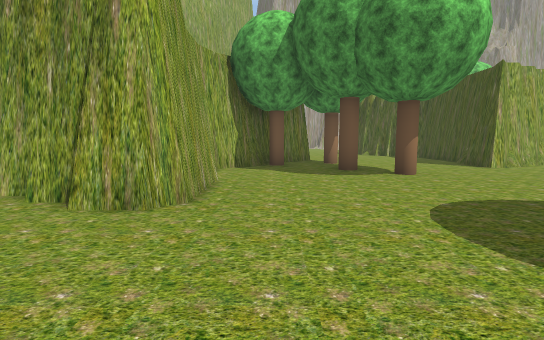
View 1 (above)

24 first-person views from a walk through a scene from a Unity 3-D project. The camera is 1.5 m above the floor, tilts 6° down and sees 85° across. The floor is counted in squares, 2 m on a side. Each view is taken from the middle of a square. On the plan, view 1 faces up. The plan holds only what a view shows up to about 10 squares ahead; the rest is blank. The place goes on beyond the plan. Some trees and plants on the terrain are drawn as simple stand-ins. Some surface patterns are stand-ins.

View 2
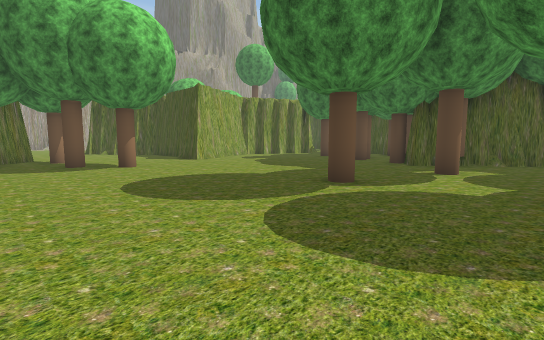

View 3
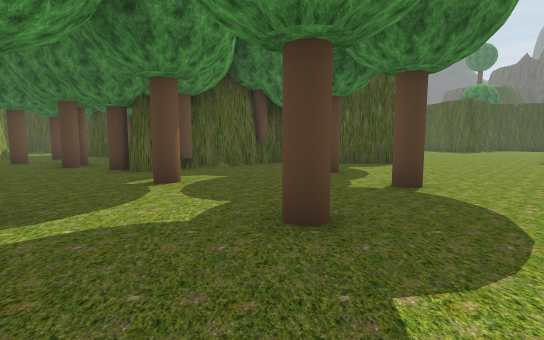

View 4
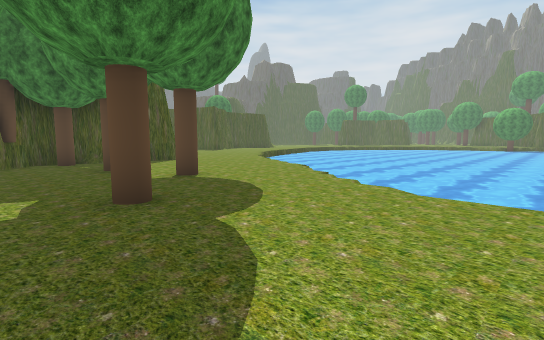

View 5
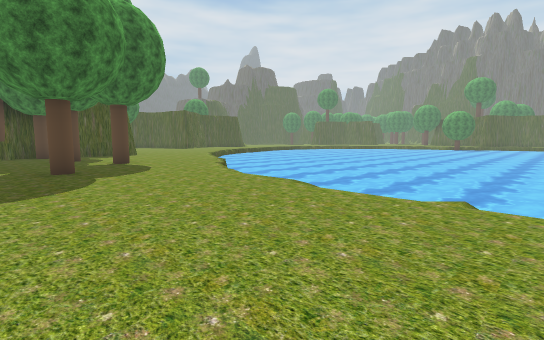

View 6
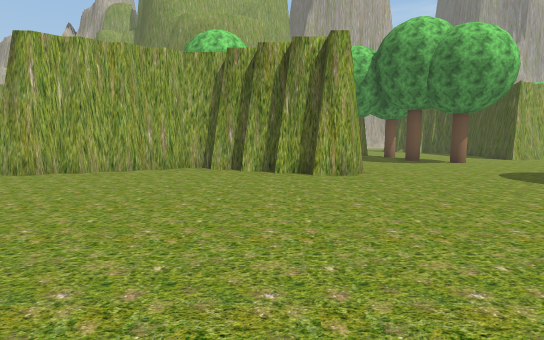

View 7
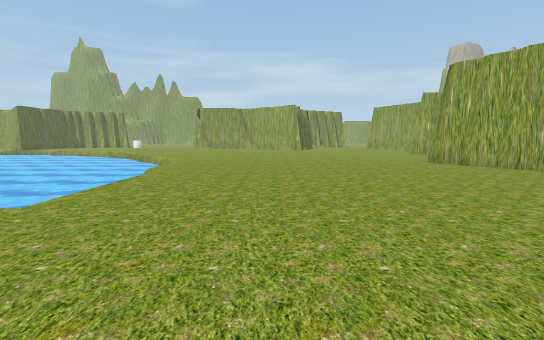

View 8
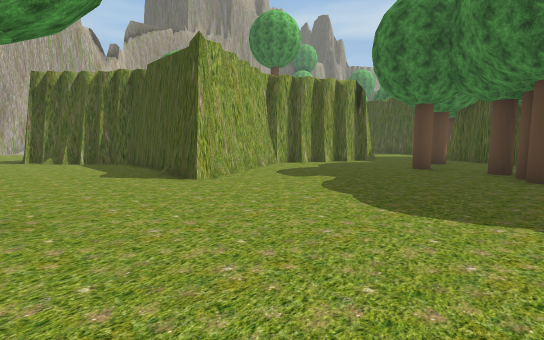

View 9
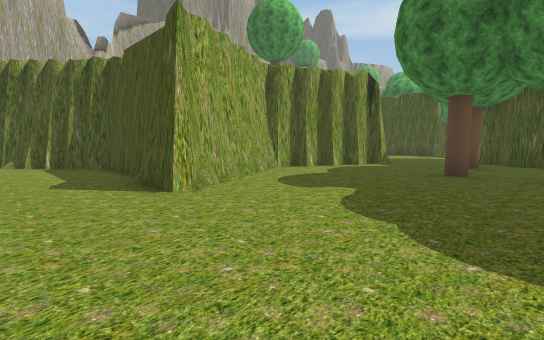

View 10
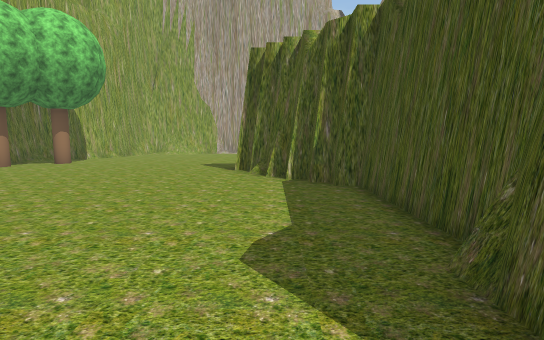

View 11
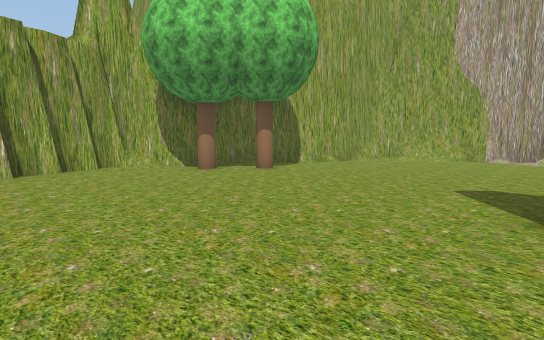

View 12
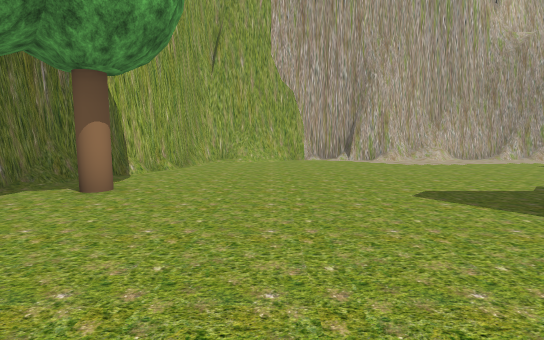

View 13
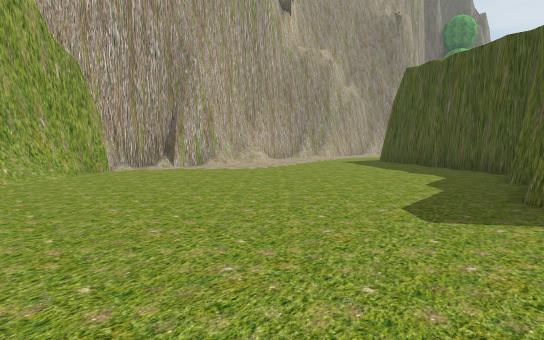

View 14
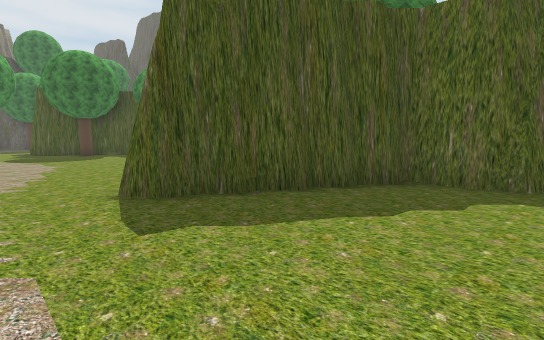

View 15
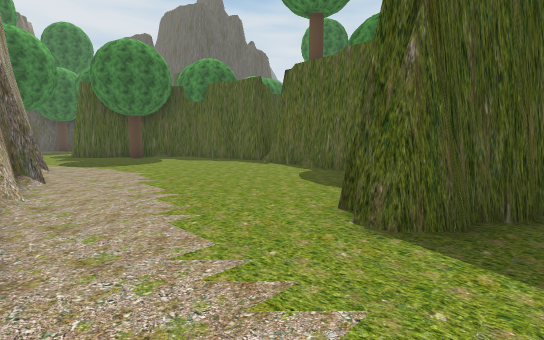

View 16
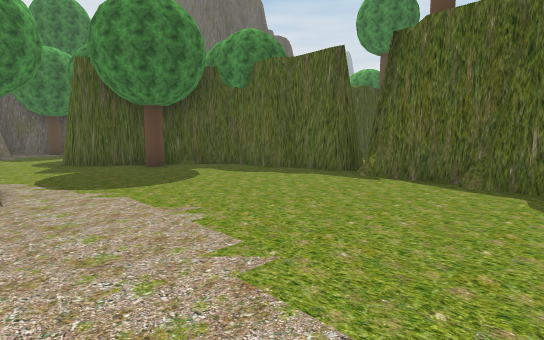

View 17
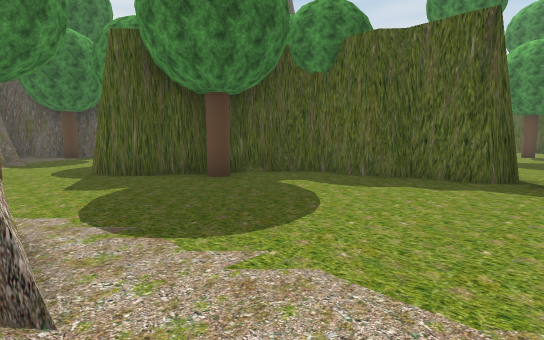

View 18
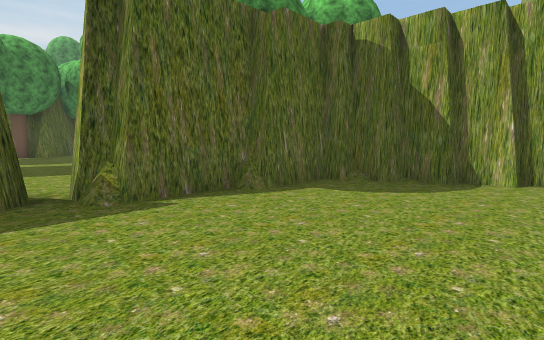

View 19
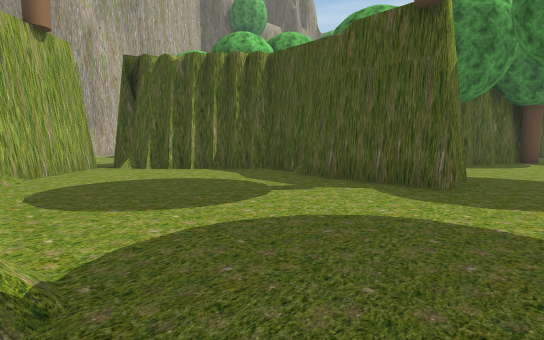

View 20
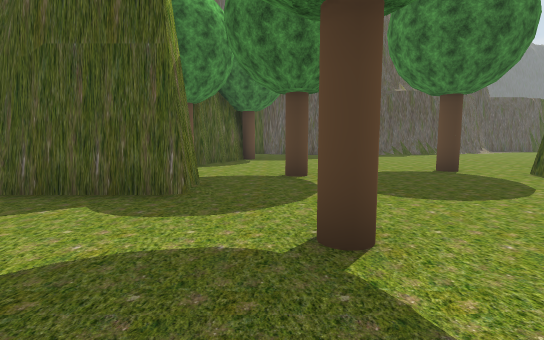

View 21
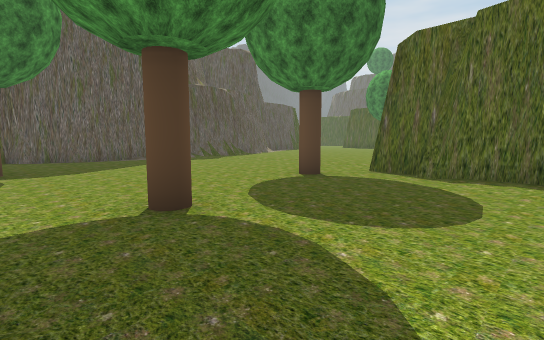

View 22
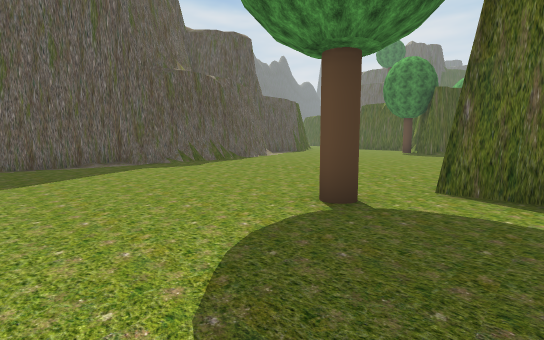

View 23
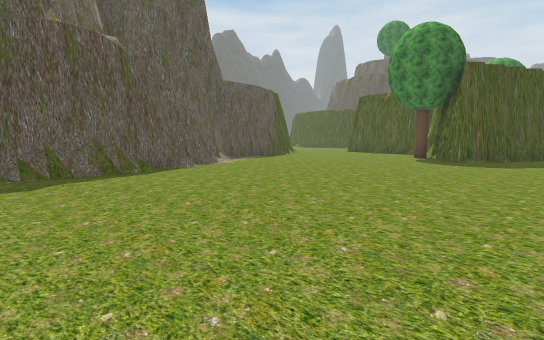

View 24
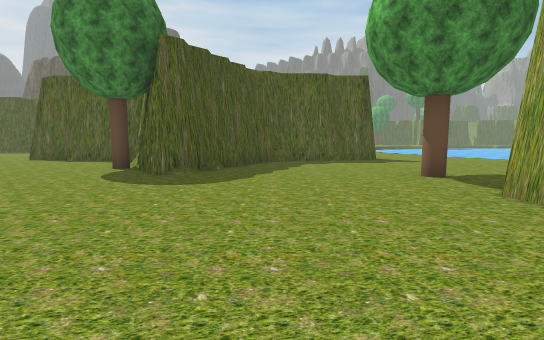

### Floor plan
Key: @ floor where view 1 was taken; # wall or solid block; . floor; / step, stairs or slope; = window, fence, low wall or low ledge; ≈ water the walk keeps out of; T tree; O other object.
Columns run from 9 left of view 1 to 30 right of it. Each row starts with its distance up from view 1.
 23         ###...//=..    ##
 22        ##..................# /..T//###
 21        #............................/#
 20       ##...........#............#.....
 19       #...........###.........T##
 18       #...........###..........#
 17      ##T.........## ##........##
 16      #T.......####   ##########
 15      #........##       ##.##
 14      #........##       #...##
 13      #.........##       ....##
 12      ##.........#       .....#
 11           #.....#       ....##
 10         ###.....######  ....##
  9         #T.T...###...###....## .T##
  8        ##......//..................T.
  7        #...T..............T...T........#
  6         ....T.......T.T.#T.............#
  5   ##### #...............# ............##
  4  ##...###..........TT.O##  ...........#
  3 ...................T.      ....T......#
  2 ..................T        ###........#
  1 ..............T...#          ##.......#
  0 .........@......T..T#          .......#
 -1 ....................##         .......#
 -2 ..............T.....T#         .......##
 -3 ..................T.T#        .........#
 -4 ................T...##       ...........
 -5 ...≈≈≈≈/////........#       #..........
 -6 ≈≈≈≈≈≈≈≈≈≈≈ ≈≈......#       #.........
 -7 ≈≈≈≈≈≈≈≈≈≈≈≈≈≈≈......      ..........
 -8 ≈≈≈≈≈ ≈≈≈≈≈≈≈≈≈≈≈.....    ..T.........
 -9 ≈≈≈≈  ≈≈≈≈≈≈≈≈≈≈   ...   ........##T..
-10 ≈≈    ≈≈≈≈≈≈≈≈≈≈    ..   .......###....
-11 ≈     ≈≈≈≈≈≈≈≈≈         ........# ##....
-12        ≈≈≈ ≈≈≈          .......##  ##...

Positions as (right, up) in squares from view 1, and headings:
1: (0, 0), facing up
2: (0, -2), facing up-right
3: (2, -2), facing right
4: (1, -1), facing down-right
5: (-3, -1), facing down-right
6: (-3, -3), facing up
7: (1, -2), facing left
8: (3, 3), facing up-right
9: (4, 4), facing up-right
10: (5, 8), facing up
11: (4, 12), facing up-left
12: (1, 13), facing up
13: (0, 16), facing up-right
14: (6, 22), facing down-right
15: (9, 23), facing down-right
16: (13, 22), facing down-right
17: (16, 22), facing down-right
18: (17, 20), facing down-left
19: (14, 7), facing up-right
20: (15, 7), facing right
21: (18, 8), facing down-right
22: (20, 6), facing down-right
23: (22, 2), facing down-right
24: (22, -2), facing down
